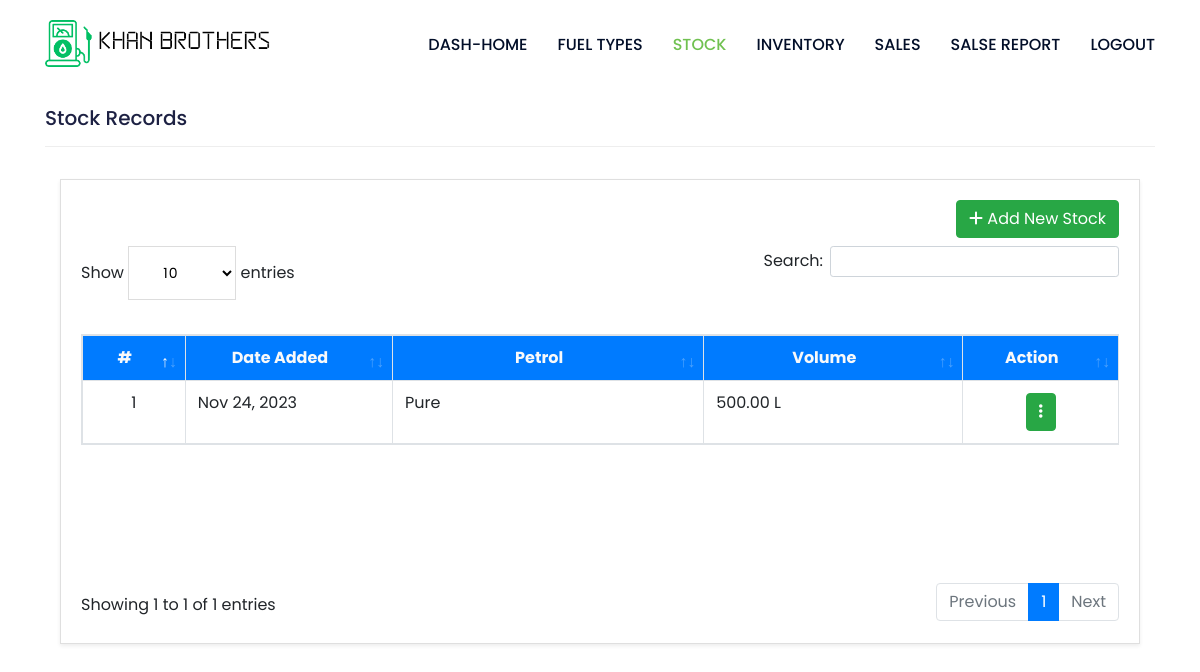
The app's page /kb-dash/stocks/ (signed in), older data.
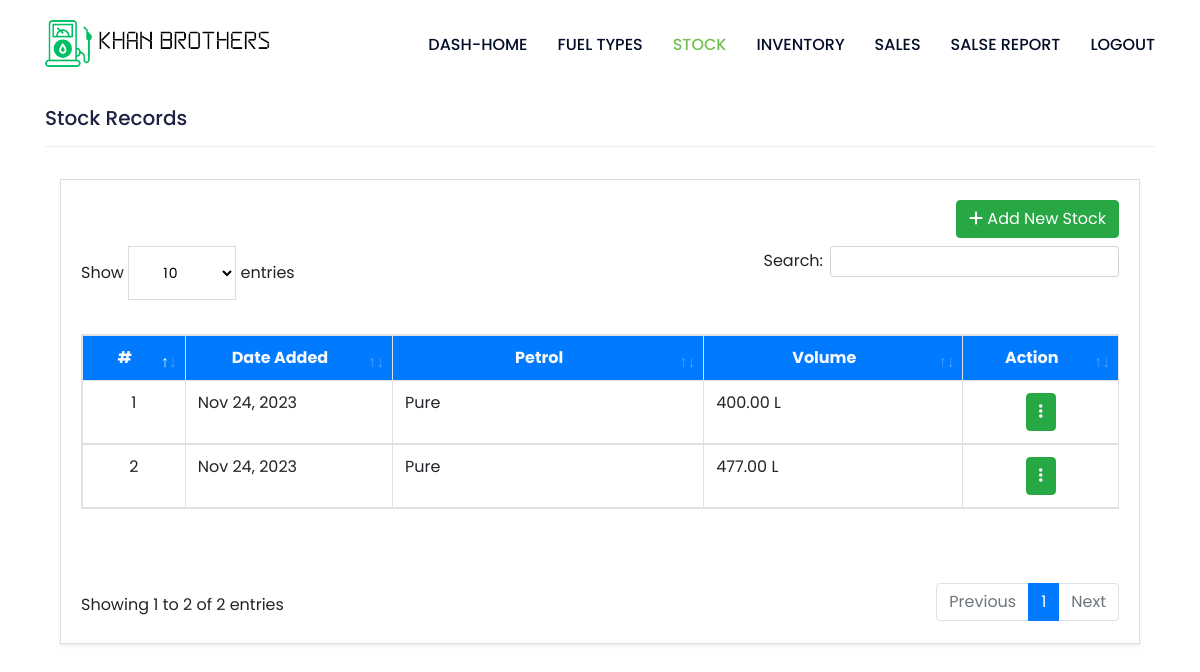
The same page, newer data.
### management/models.py (models this page shows, shortened)
class Stock(models.Model):
    fuel = models.ForeignKey(Fuel, on_delete=models.CASCADE, related_name='stocks')
    volume = models.FloatField(max_length=(15,2), default=0)
    date = models.DateField(null=True, blank=True)
    date_created = models.DateTimeField(auto_now = True)
    class Meta:
        verbose_name_plural = "Stock-In Records"

class Fuel(models.Model):
    name = models.CharField(max_length=100)
    description = models.TextField()
    status = models.CharField(max_length=2, choices=(('1', 'Active'), ('0', 'Inactive')), default=1)
    price = models.FloatField(max_length=(15, 2), default=0)
    date_created = models.DateTimeField(auto_now=True)
    class Meta:
        verbose_name_plural = "Fuel type list"
    def __str__(self):
        return str(f"{self.name}")

### management/views.py (the view)
# urls.py: path('stocks/', views.stock_list_view, name='stock_list'),
@login_required
def stock_list_view(request):
  stocks = Stock.objects.all()
  return render(request, 'management/stock_list.html', {'stocks': stocks})

### kb_config/templates/management/stock_list.html (shortened to what this page needs)
{% extends "management_base.html" %}
{% load humanize %}
{% block content %}
<h3 class="fw-bolder">Stock Records</h3>
<hr>
<section class="py-3">
  <div class="container">
    <div class="card rounded-0 shadow-sm blur">
      <div class="card-body">
        <div class="container-fluid">
          <div class="text-end mb-2" style="text-align: right">
            <button type="button" class="btn btn-success" id="add-new">
              <i class="fa fa-plus"></i> Add New Stock
            </button>
          </div>
          <table class="table table-stripped table-bordered" id="stock-table">
            <colgroup>
              <col width="10%">
              <col width="20%">
              <col width="30%">
              <col width="25%">
              <col width="15%">
            </colgroup>
            <thead>
              <tr class="bg-primary bg-gradient text-light">
                <th class="text-center">#</th>
                <th class="text-center">Date Added</th>
                <th class="text-center">Petrol</th>
                <th class="text-center">Volume</th>
                <th class="text-center">Action</th>
              </tr>
            </thead>
            <tbody>
              {% for stock in stocks %}
              <tr>
                <td class="text-center">{{forloop.counter}}</td>
                <td class="">{{ stock.date|date:"M d, Y" }}</td>
                <td class="">{{stock.fuel}}</td>
                <td class="text-end">{{ stock.volume|floatformat:2|intcomma }} L</td>
                <td class="text-center">
                  <div class="dropdown">
                    <button class="btn btn-success dropdown-toggle" type="button" data-toggle="dropdown" aria-expanded="false">
                      <i class="fa-solid fa-ellipsis-vertical"></i>
                    </button>
                  </div>
                </td>
              </tr>
              {% endfor %}
            </tbody>
          </table>
        </div>
      </div>
    </div>
  </div>
</section>
</div>
{% endblock content %}

### kb_config/templates/management_base.html (shortened to what this page needs)
{% load static customfilter %}
<!DOCTYPE html>
<html lang="en">
<head>
  <link href="{% static 'fontawesomefree/css/fontawesome.css' %}" rel="stylesheet" type="text/css">
  <link href="{% static 'fontawesomefree/css/brands.css' %}" rel="stylesheet" type="text/css">
  <link href="{% static 'fontawesomefree/css/solid.css' %}" rel="stylesheet" type="text/css">
  <link rel="stylesheet" type="text/css" href="{% static 'css/bootstrap.min.css' %}">
  <link rel="stylesheet" type="text/css" href="{% static 'css/magnific-popup.min.css' %}">
  <link rel="stylesheet" type="text/css" href="{% static 'css/animate.css' %}">
  <link rel="stylesheet" type="text/css" href="{% static 'css/barfiller.css' %}">
  <link rel="stylesheet" type="text/css" href="{% static 'css/owl.carousel.css' %}">
  <link rel="stylesheet" type="text/css" href="{% static 'css/style.css' %}">
  <link rel="stylesheet" type="text/css" href="{% static 'css/responsive.css' %}">
  <link rel="stylesheet" type="text/css" href="{% static 'DataTables/datatables.min.css' %}">
  <link rel="stylesheet" type="text/css" href="{% static 'select2/dist/css/select2.min.css' %}">
</head>
<body>
  {% include "includes/management_header.html" %}
  <div class="container my-3">
    {% block content %}
    {% endblock content %}
</body>
</html>

### kb_config/templates/includes/management_header.html (shortened to what this page needs)
{% load static %}
<header class="header-area">
  <div class="sticky-area">
    <div class="navigation">
      <div class="container">
        <div class="row">
          <div class="col-lg-2">
            <div class="logo">
              <a class="navbar-brand" href="/"><img src="{% static 'img/logo.png' %}" alt></a>
            </div>
          </div>
          <div class="col-lg-10">
            <div class="main-menu">
              <nav class="navbar navbar-expand-lg">
                <div class="collapse navbar-collapse justify-content-center" id="navbarSupportedContent">
                  <ul class="navbar-nav ml-auto" id="topNav">
                    <li class="nav-item">
                      <a class="nav-link" href="{% url 'dashboard' %}">Dash-Home</a>
                    </li>
                    <li class="nav-item">
                      <a class="nav-link" href="{% url 'fuel_list' %}">Fuel Types</a>
                    </li>
                    <li class="nav-item">
                      <a class="nav-link" href="{% url 'stock_list' %}">Stock</a>
                    </li>
                    <li class="nav-item">
                      <a class="nav-link" href="{% url 'inventory' %}">Inventory</a>
                    </li>
                    <li class="nav-item">
                      <a class="nav-link" href="{% url 'sales' %}">Sales</a>
                    </li>
                    <li class="nav-item">
                      <a class="nav-link" href="#">Salse Report</a>
                    </li>
                    <li class="nav-item">
                      <a class="nav-link" href="{% url 'logout' %}">Logout</a>
                    </li>
                  </ul>
                </div>
              </nav>
            </div>
          </div>
        </div>
      </div>
    </div>
  </div>
</header>

### kb_config/static/css/barfiller.css (style rules this page uses)
body { font-family: Arial; background: #eee; }

### kb_config/static/css/style.css (style rules this page uses)
html, body { height: 100%; -moz-osx-font-smoothing: grayscale; -webkit-font-smoothing: antialiased; font-smoothing: antialiased; }
body { font-family: 'Poppins', sans-serif; font-size: 16px; line-height: 20px; font-weight: 400; position: relative; z-index: 1; background: #fff; overflow-x: hidden; }
h1, h2, h3, h4, h5, h6 { position: relative; font-family: 'Poppins', sans-serif; font-weight: 500; margin: 0; color: #1d2143; }
h3 { font-size: 20px; }
a { text-decoration: none; cursor: pointer; font-family: 'Poppins', sans-serif; color: #70C150; font-size: 16px; -webkit-transition: 0.5s; transition: 0.5s; }
button, input, textarea, a:hover, a:focus, a:visited { text-decoration: none; outline: none; outline-width: 0 !important; }
img { display: inline-block; max-width: 100%; }
i, span, a { display: inline-block; }
ul { list-style: none; margin: 0px; padding: 0px; }
li { display: inline-block; }
table, th, tr, td { border: 1px solid #191919; }
th, tr, td { padding: 10px; }
hr { border-top: 1px solid #eee; }
.ml-auto { margin-left: auto ! important; }
.container-fluid { padding: 0; }
.header-area { height: 90px; }
.header-area .logo { padding: 15px 0; }
.header-area .logo img { max-width: 230px; }
.header-area li.nav-item .nav-link { color: #020E28; }
.header-area .main-menu .navbar-nav .nav-link.active { color: #70C150; }
.main-menu .navbar { padding: 0; }
.main-menu li.nav-item { position: relative; margin-right: 30px; }
.main-menu li.nav-item:last-child { margin-right: 0; }
.main-menu .navbar-nav .nav-link { text-transform: uppercase; font-size: 16px; font-weight: 500; color: #d7d7d7; display: block; padding: 35px 0; }
.main-menu .navbar-nav .nav-link.active { color: #fff; }
.dropdown-toggle::after { display: none !important; }

Row changes from the older to the newer data that the page shows:
removed Stock: date "Nov 24, 2023", fuel "Pure", volume "500.00"
added Stock: date "Nov 24, 2023", fuel "Pure", volume "400.00"
added Stock: date "Nov 24, 2023", fuel "Pure", volume "477.00"
Text that changed along with them:
text written by a page script: "Show entries Search: Showing 1 to 1 of 1 entries Previous 1 Next" → "Show entries Search: Showing 1 to 2 of 2 entries Previous 1 Next"
